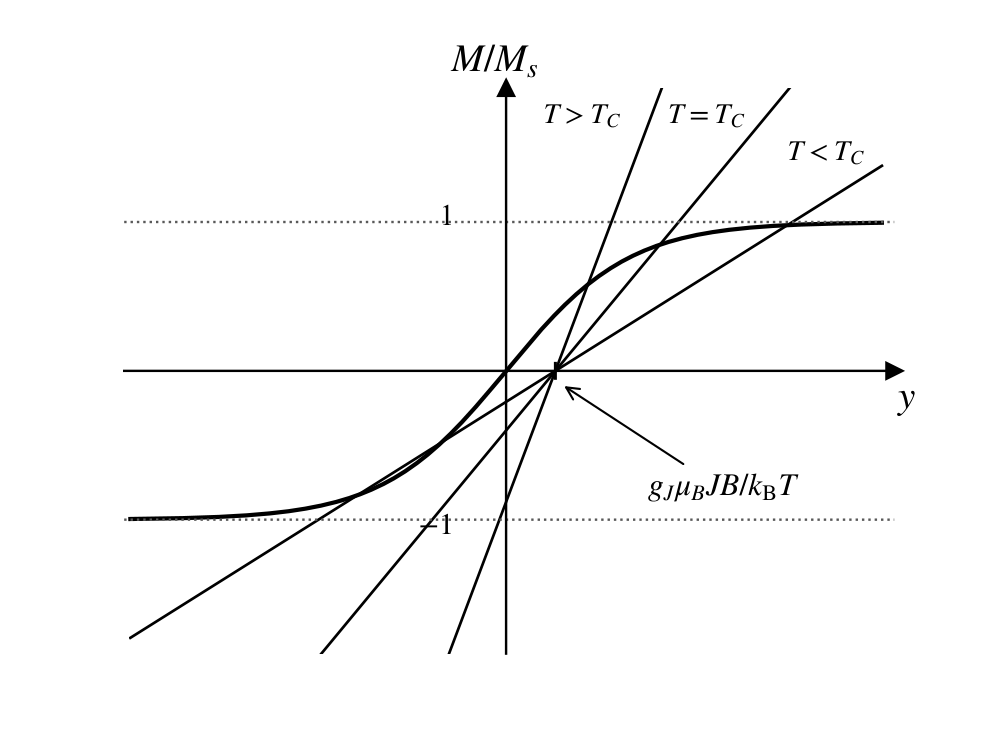

Recreate this plot in Python.
# -*- coding: utf-8 -*-
# 图 5.4 铁磁平均场图解法（B!=0）：三条直线会聚于 y0 = gJ mu_B J B / k_B T
import sys
sys.path.insert(0, r'E:\AI整理书籍\磁学\book\fig_src')
import numpy as np
import matplotlib.pyplot as plt
from mplstyle import new_fig, save_fig

fig, ax = new_fig(4.6, 3.4)

# axes cross at the origin, arrows at the ends (as in the book)
ax.spines['top'].set_visible(False)
ax.spines['right'].set_visible(False)
ax.spines['left'].set_position('zero')
ax.spines['bottom'].set_position('zero')
ax.set_xticks([])
ax.set_yticks([])
ax.plot(3.15, 0, ">k", clip_on=False, ms=5)
ax.plot(0, 1.9, "^k", clip_on=False, ms=5)

y0 = 0.4
x = np.linspace(-3.05, 3.05, 400)
ax.plot(x, np.tanh(x), 'k-', lw=1.4)
for m in (2.2, 1.0, 0.52):
    ax.plot(x, m * (x - y0), 'k-', lw=0.9)
for s in (1, -1):
    ax.axhline(s, ls=':', lw=0.8, color='0.35')

ax.set_xlim(-3.1, 3.15)
ax.set_ylim(-1.9, 1.9)
ax.text(3.18, -0.07, '$y$', ha='left', va='top', fontsize=13)
ax.text(-0.08, 1.95, '$M/M_s$', ha='center', va='bottom', fontsize=13)
ax.text(0.62, 1.70, r'$T{>}T_C$', ha='center', va='center', fontsize=9.5)
ax.text(1.63, 1.70, r'$T{=}T_C$', ha='center', va='center', fontsize=9.5)
ax.text(2.60, 1.45, r'$T{<}T_C$', ha='center', va='center', fontsize=9.5)
ax.text(-0.42, 1.03, '1', ha='right', va='center', fontsize=10)
ax.text(-0.42, -1.05, '$-1$', ha='right', va='center', fontsize=10)

# mark y0 on the axis with a short tick and a labelled pointer
ax.plot([y0, y0], [-0.05, 0.05], 'k-', lw=1.0)
ax.annotate(r'$g_J\mu_BJB/k_{\rm B}T$', xy=(y0 + 0.03, -0.08),
            xytext=(1.15, -0.85), fontsize=10.5, ha='left',
            arrowprops=dict(arrowstyle='->', lw=0.7))

save_fig(fig, 'ch5', 'fig5_04')
